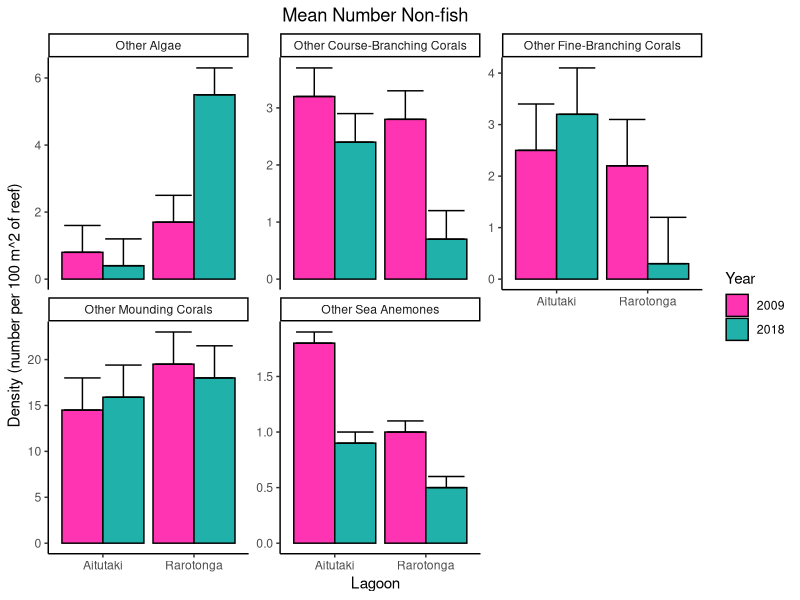
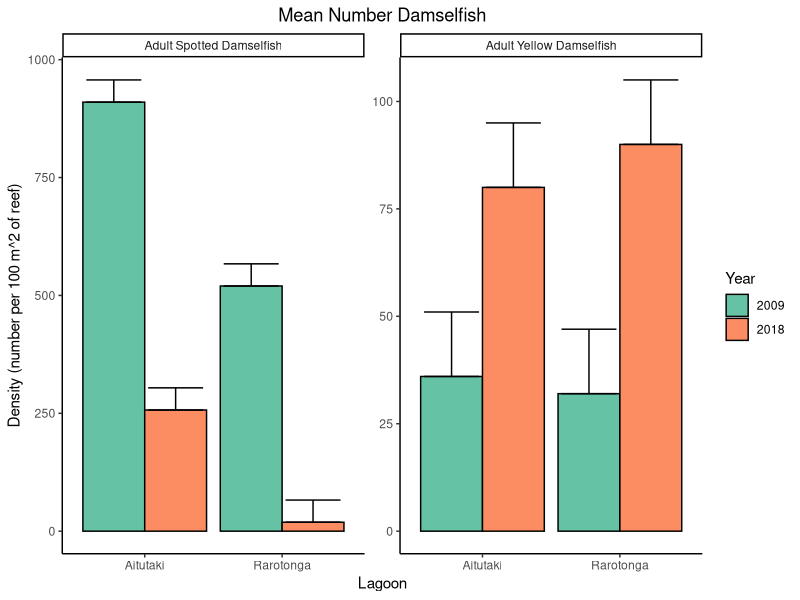
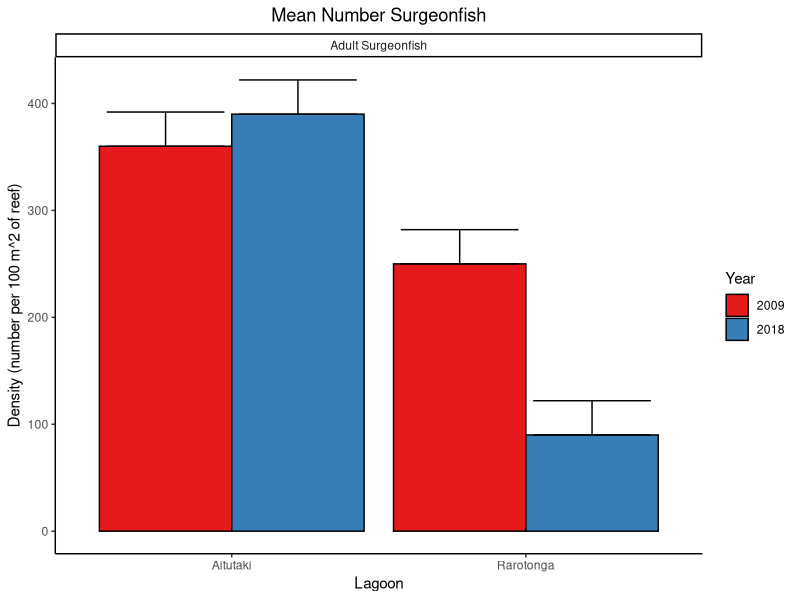

These figures' R source, in order:
## ---- chunk 1
knitr::opts_chunk$set(echo = TRUE)

library(tidyverse)
## ---- chunk 2
all_organisms <- read_csv("all_organsims.csv")

nonfish <- all_organisms %>%
  filter(grepl('Other', organism)) %>%
  select(-microhabitat) %>%
  transform(year = as.character(year))

other_plot <- ggplot(nonfish, 
                       aes(fill = year, x = place, y = density)) +
  geom_bar(position = "dodge", stat = "identity", color = "black") +
  geom_errorbar(aes(ymin = density, ymax = density + ci), 
                width=.8, position=position_dodge(.9)) +
  facet_wrap(~organism, scales = "free_y") +
  theme_classic() +
  scale_fill_manual("Year", values = c("maroon1", "lightseagreen")) +
  theme(plot.title = element_text(hjust = 0.5))+
  labs(title = "Mean Number Non-fish", y = "Density (number per 100 m^2 of reef)",
       x = "Lagoon")

other_plot



## ---- chunk 3

damselfish <- all_organisms %>%
  filter(grepl( 'Damselfish', organism)) %>%
  filter(grepl( 'Adult', organism)) %>%
  select(-microhabitat) %>%
  transform(year = as.character(year))

damselfish_plot <- ggplot(damselfish, 
                       aes(fill = year, x = place, y = density)) +
  geom_bar(position = "dodge", stat = "identity", color = "black") +
  geom_errorbar(aes(ymin = density, ymax = density + ci), 
                width=.8, position=position_dodge(.9)) +
  facet_wrap(~organism, scales = "free_y") +
  theme_classic() +
  scale_fill_brewer("Year", palette="Set2") +
  theme(plot.title = element_text(hjust = 0.5))+
  labs(title = "Mean Number Damselfish", y = "Density (number per 100 m^2 of reef)",
       x = "Lagoon")

damselfish_plot


## ---- chunk 4

surgeon <- all_organisms %>%
  filter(grepl( 'Surgeonfish', organism)) %>%
  filter(grepl( 'Adult', organism)) %>%
  select(-microhabitat) %>%
  transform(year = as.character(year))

surgeon_plot <- ggplot(surgeon, 
                       aes(fill = year, x = place, y = density)) +
  geom_bar(position = "dodge", stat = "identity", color = "black") +
  geom_errorbar(aes(ymin = density, ymax = density + ci), 
                width=.8, position=position_dodge(.9)) +
  facet_wrap(~organism, scales = "free_y") +
  theme_classic() +
  scale_fill_brewer("Year", palette="Set1") +
  theme(plot.title = element_text(hjust = 0.5))+
  labs(title = "Mean Number Surgeonfish", y = "Density (number per 100 m^2 of reef)",
       x = "Lagoon")

surgeon_plot


